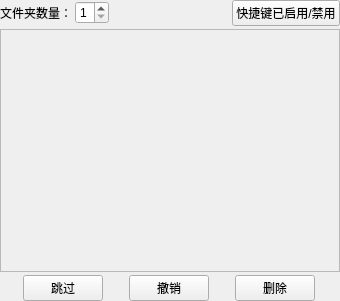
<?xml version="1.0" encoding="UTF-8"?>
<ui version="4.0">
 <class>Form</class>
 <widget class="QWidget" name="Form">
  <property name="geometry">
   <rect>
    <x>0</x>
    <y>0</y>
    <width>340</width>
    <height>301</height>
   </rect>
  </property>
  <property name="windowTitle">
   <string>Form</string>
  </property>
  <layout class="QVBoxLayout" name="verticalLayout_2">
   <property name="spacing">
    <number>3</number>
   </property>
   <property name="leftMargin">
    <number>0</number>
   </property>
   <property name="topMargin">
    <number>0</number>
   </property>
   <property name="rightMargin">
    <number>0</number>
   </property>
   <property name="bottomMargin">
    <number>0</number>
   </property>
   <item>
    <layout class="QHBoxLayout" name="horizontalLayout">
     <item>
      <widget class="QLabel" name="label">
       <property name="text">
        <string>文件夹数量：</string>
       </property>
      </widget>
     </item>
     <item>
      <widget class="QSpinBox" name="spinBox_folder_count">
       <property name="minimum">
        <number>1</number>
       </property>
       <property name="maximum">
        <number>9</number>
       </property>
      </widget>
     </item>
     <item>
      <spacer name="horizontalSpacer">
       <property name="orientation">
        <enum>Qt::Horizontal</enum>
       </property>
       <property name="sizeHint" stdset="0">
        <size>
         <width>40</width>
         <height>20</height>
        </size>
       </property>
      </spacer>
     </item>
     <item>
      <widget class="QPushButton" name="pushButton_enable_hotkey">
       <property name="text">
        <string>快捷键已启用/禁用</string>
       </property>
      </widget>
     </item>
    </layout>
   </item>
   <item>
    <widget class="QScrollArea" name="scrollArea">
     <property name="widgetResizable">
      <bool>true</bool>
     </property>
     <widget class="QWidget" name="widget_move_folders">
      <property name="geometry">
       <rect>
        <x>0</x>
        <y>0</y>
        <width>338</width>
        <height>241</height>
       </rect>
      </property>
      <layout class="QVBoxLayout" name="verticalLayout">
       <property name="leftMargin">
        <number>3</number>
       </property>
       <property name="topMargin">
        <number>3</number>
       </property>
       <property name="rightMargin">
        <number>3</number>
       </property>
       <property name="bottomMargin">
        <number>3</number>
       </property>
      </layout>
     </widget>
    </widget>
   </item>
   <item>
    <layout class="QHBoxLayout" name="horizontalLayout_2">
     <item>
      <widget class="QPushButton" name="pushButton_skip">
       <property name="sizePolicy">
        <sizepolicy hsizetype="Fixed" vsizetype="Fixed">
         <horstretch>0</horstretch>
         <verstretch>0</verstretch>
        </sizepolicy>
       </property>
       <property name="text">
        <string>跳过</string>
       </property>
      </widget>
     </item>
     <item>
      <widget class="QPushButton" name="pushButton_cancel">
       <property name="sizePolicy">
        <sizepolicy hsizetype="Fixed" vsizetype="Fixed">
         <horstretch>0</horstretch>
         <verstretch>0</verstretch>
        </sizepolicy>
       </property>
       <property name="text">
        <string>撤销</string>
       </property>
      </widget>
     </item>
     <item>
      <widget class="QPushButton" name="pushButton_delete">
       <property name="sizePolicy">
        <sizepolicy hsizetype="Fixed" vsizetype="Fixed">
         <horstretch>0</horstretch>
         <verstretch>0</verstretch>
        </sizepolicy>
       </property>
       <property name="text">
        <string>删除</string>
       </property>
      </widget>
     </item>
    </layout>
   </item>
  </layout>
 </widget>
 <resources/>
 <connections/>
</ui>
